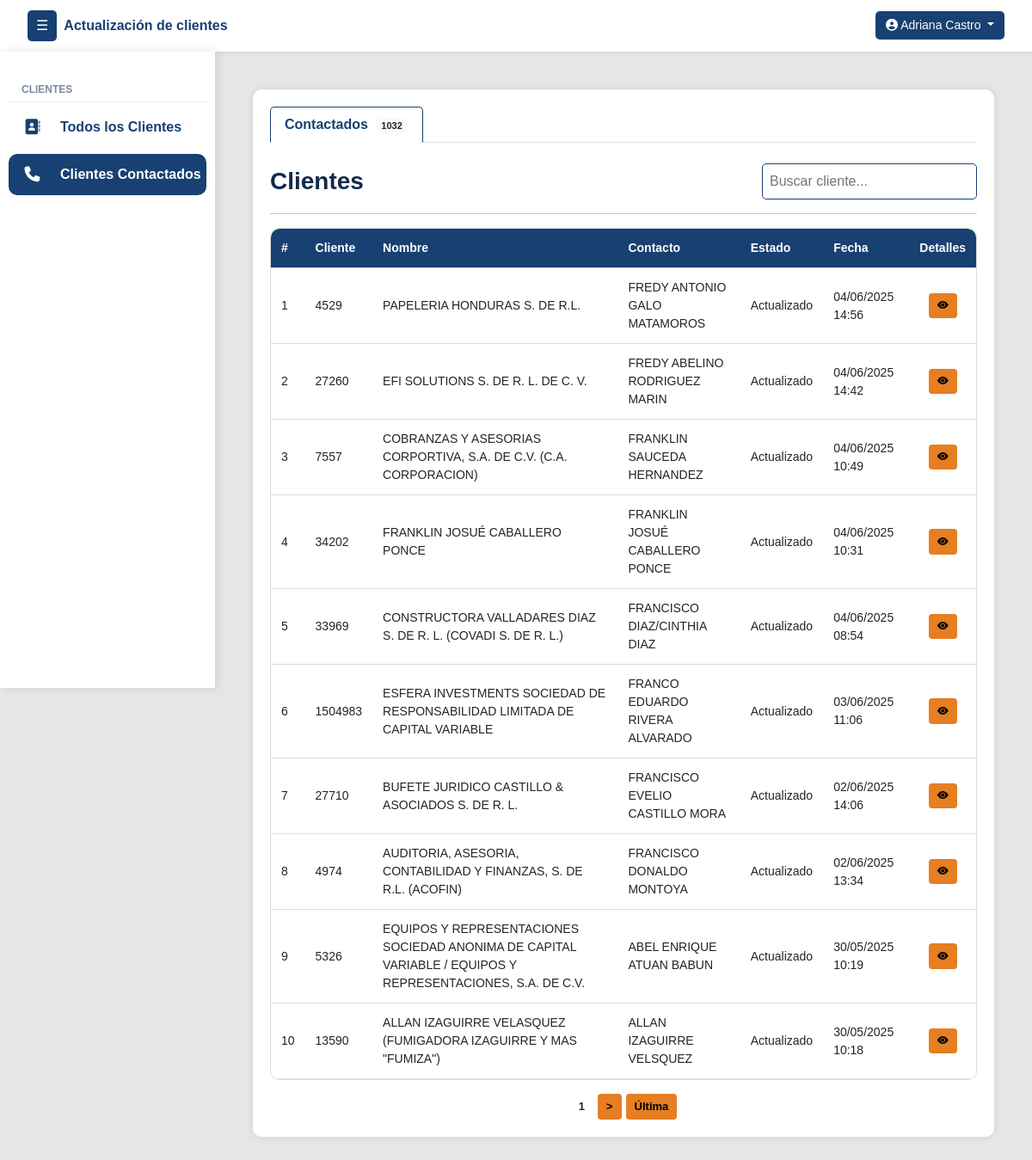
Screenshot of /clientes/contactados/ (signed in) with the database file from the repository.
### clientes/models.py (models this page shows, shortened)
class Cliente(models.Model):
    numero_cliente = models.CharField(max_length=50, unique=True)
    nombre_cliente = models.CharField(max_length=255)
    contacto_cliente = models.CharField(max_length=255)
    contacto_cargo = models.CharField(max_length=100, null=True, blank=True)
    telefono_cliente = models.CharField(max_length=50, null=True, blank=True)
    telefono_dos = models.CharField(max_length=50, null=True, blank=True)
    direccion = models.CharField(max_length=255, null=True, blank=True)
    correo = models.CharField(max_length=254, null=True, blank=True)
    estado_actual = models.ForeignKey(EstadoReporte, on_delete=models.SET_NULL, null=True, blank=True, default=1)
    asignado_inicial = models.ForeignKey(User, on_delete=models.SET_NULL, null=True, blank=True, related_name='clientes_asignados_inicialmente')
    asignado_usuario = models.ForeignKey(User, on_delete=models.SET_NULL, null=True, blank=True, related_name='clientes_asignados')
    veces_contactado = models.PositiveIntegerField(default=0)
    sin_contestar = models.PositiveIntegerField(default=0)
    formulario_sin_contestar = models.PositiveIntegerField(default=0)
    ultima_llamada_no_contesto = models.DateTimeField(null=True, blank=True)
    ultimo_envio_formulario = models.DateTimeField(null=True, blank=True)

class EstadoReporte(models.Model):
    nombre = models.CharField(max_length=100, unique=True)
    creado_por = models.ForeignKey(User, on_delete=models.SET_NULL, null=True, blank=True)
    creado_en = models.DateTimeField(auto_now_add=True)
    estado = models.CharField(max_length=50, choices=[('activo', 'Activo'), ('inactivo', 'Inactivo')])
    intentos = models.PositiveIntegerField(default=0)
    genera_movimiento = models.BooleanField(default=True)

class MovimientoEstado(models.Model):
    cliente = models.ForeignKey(Cliente, on_delete=models.CASCADE, related_name='movimientos')
    estado = models.ForeignKey(EstadoReporte, on_delete=models.SET_NULL, null=True)
    actualizado_por = models.ForeignKey(User, on_delete=models.SET_NULL, null=True)
    actualizado_por_admin = models.ForeignKey(User, on_delete=models.SET_NULL, null=True, blank=True, related_name='movimientos_admin')
    fecha_hora = models.DateTimeField(auto_now_add=True)

### clientes/views.py (the view)
# urls.py: path('clientes/contactados/', vistasClientes.clientes_reportados, name='clientes_reportados'),
@login_required
def clientes_reportados(request):
    user = request.user
    grupos = user.groups.values_list('name', flat=True)
    search_query = request.GET.get('q', '').strip()
    clientes_reportados_query = Cliente.objects.filter(
        Q(Exists(MovimientoEstado.objects.filter(cliente=OuterRef('pk')))) |
        Q(Exists(HistorialEstadoSinMovimiento.objects.filter(cliente=OuterRef('pk'))))
    ).prefetch_related(
        'movimientos__notas',
        'historial_sin_movimiento',
        'asignado_usuario',
        'asignado_inicial',
        'estado_actual'
    ).annotate(
        ultima_fecha=Max(
            Case(
                When(movimientos__fecha_hora__isnull=False, then='movimientos__fecha_hora'),
                default=Value(None),
                output_field=DateTimeField()
            )
        )
    )
    if "super_admin" in grupos or "admin_group" in grupos:
        clientes_filtrados = clientes_reportados_query
    elif "estandar_group" in grupos:
        clientes_filtrados = clientes_reportados_query.filter(
            asignado_inicial=user
        ).distinct()
    elif "colector_group" in grupos:
        clientes_filtrados = clientes_reportados_query.filter(
            Q(movimientos__actualizado_por=user) |
            Q(historial_sin_movimiento__actualizado_por=user)
        ).distinct()
    else:
        messages.error(request, "Acceso no permitido.")
        return redirect("inicio")
    if search_query:
        clientes_filtrados = clientes_filtrados.filter(
            Q(nombre_cliente__icontains=search_query) |
            Q(numero_cliente__icontains=search_query) |
            Q(contacto_cliente__icontains=search_query)
        )
    clientes_filtrados = clientes_filtrados.order_by('-ultima_fecha')
    clientes_paginados = paginar_queryset(request, clientes_filtrados, 'reportados')
    for cliente in clientes_paginados:
        movimientos_normales = [
            {"obj": m, "tipo": "con_movimiento"} for m in cliente.movimientos.all()
        ]
        movimientos_historial = [
            {"obj": h, "tipo": "sin_movimiento"}
            for h in cliente.historial_sin_movimiento.all()
            if not h.genera_movimiento
        ]
        todos_movimientos = sorted(
            movimientos_normales + movimientos_historial,
            key=lambda x: x["obj"].fecha_hora,
            reverse=True
        )
        movimientos_sin_admin = [
            m for m in todos_movimientos
            if getattr(m["obj"], "actualizado_por_admin", None) is None
        ]
        cliente.todos_los_movimientos = todos_movimientos
        cliente.movimientos_sin_admin = movimientos_sin_admin
        cliente.ultimo_movimiento = cliente.movimientos.order_by('-fecha_hora').first()
        cliente.reportado_por = (
            cliente.todos_los_movimientos[0]["obj"].actualizado_por
            if cliente.todos_los_movimientos else None
        )
    return render(request, 'clientes/clientes_reportados.html', {
        "clientes": clientes_paginados,
        "view_type": "reportados",
        "search_query": search_query,
        "count_reportados": clientes_filtrados.count(),
    })

### templates/clientes/clientes_reportados.html (shortened to what this page needs)
{% extends 'layout/layout.html' %}
{% block content %}
<div class="container">
    <ul class="nav nav-tabs" id="clienteTabs" role="tablist">
        <li class="nav-item" role="presentation">
            <a class="nav-link {% if view_type == 'reportados' %}active{% endif %}" id="reportados-tab" href="{% url 'clientes_reportados' %}" role="tab" aria-controls="reportados" aria-selected="true">
                Contactados <span class="badge rounded-pill bg-light text-dark ms-1" id="countreportados">{{ count_reportados }}</span>
            </a>
        </li>
    </ul>
    <div class="tab-content mt-4" id="clienteTabsContent">
        {% if view_type == 'reportados' %}
        <div class="tab-pane fade show active" id="reportados" role="tabpanel" aria-labelledby="reportados-tab">
            <div class="d-flex justify-content-between align-items-center mb-3">
                <h3 class="mb-0">Clientes</h3>
                <form method="get" class="d-flex" style="gap: 10px;">
                    <input type="text" name="q" id="searchInputReportados" class="search-box"
                           placeholder="Buscar cliente..."
                           value="{{ search_query|default:'' }}"
                           autocomplete="off">
                </form>
            </div>
            <hr>
            <div class="table-responsive">
                <table class="styled-table" id="tablaReportados">
                    <thead>
                        <tr>
                            <th>#</th>
                            <th>Cliente</th>
                            <th>Nombre</th>
                            <th>Contacto</th>
                            <th>Estado</th>
                            <th>Fecha</th>
                            <th>Detalles</th>
                        </tr>
                    </thead>
                    <tbody>
                        {% for cliente in clientes %}
                        <tr>
                            <td>{{ forloop.counter }}</td>
                            <td>{{ cliente.numero_cliente }}</td>
                            <td>{{ cliente.nombre_cliente }}</td>
                            <td>{{ cliente.contacto_cliente }}</td>
                            <td>{{ cliente.estado_actual.nombre }}</td>
                            <td>
                                {% if cliente.todos_los_movimientos %}
                                    {{ cliente.todos_los_movimientos.0.obj.fecha_hora|date:"d/m/Y H:i" }}
                                {% else %}
                                    -
                                {% endif %}
                            </td>
                            <td class="text-center">
                                <button class="btn btn-sm btn-reportar"
                                        data-bs-toggle="modal"
                                        data-bs-target="#modalDetalle{{ cliente.id }}">
                                    <i class="bi bi-eye-fill"></i>
                                </button>
                            </td>
                        </tr>
                        {% empty %}
                        <tr>
                            <td colspan="8" class="text-center">No hay clientes reportados.</td>
                        </tr>
                        {% endfor %}
                    </tbody>
                </table>
            </div>
            {% if clientes.has_other_pages %}
            <div class="pagination mt-3">
                <span class="btn btn-sm btn-reportar active">{{ clientes.number }}</span>
                {% if clientes.number < clientes.paginator.num_pages %}
                    <a href="?reportados={{ clientes.next_page_number }}{% if search_query %}&q={{ search_query }}{% endif %}" class="btn btn-sm btn-reportar">&gt;</a>
                    <a href="?reportados={{ clientes.paginator.num_pages }}{% if search_query %}&q={{ search_query }}{% endif %}" class="btn btn-sm btn-reportar">Última</a>
                {% endif %}
            </div>
            {% endif %}
        </div>
        {% endif %}
    </div>
</div>
{% endblock %}

### templates/layout/layout.html (shortened to what this page needs)
{% load static %}
{% load group_filters %}
<!DOCTYPE html>
<html lang="es">
<head>
    <link rel="stylesheet" href="https://cdn.jsdelivr.net/npm/bootstrap@5.3.0/dist/css/bootstrap.min.css">
    <link rel="stylesheet" href="{% static 'css/style.css' %}">
    <link rel="stylesheet" href="https://cdnjs.cloudflare.com/ajax/libs/font-awesome/6.4.2/css/all.min.css">
    <link href="https://cdn.jsdelivr.net/npm/select2@4.0.13/dist/css/select2.min.css" rel="stylesheet" />
    <link rel="stylesheet" href="https://cdn.jsdelivr.net/npm/bootstrap-icons@1.10.5/font/bootstrap-icons.css">
</head>
<body>
<nav class="navbar navbar-expand-lg navbar-light bg-white shadow-sm">
    <div class="container-fluid">
        <button id="sidebarCollapse" class="btn btn-primary me-2">☰</button>
        <a class="navbar-brand d-none d-md-block">Actualización de clientes</a>
        <div class="ms-auto">
            {% if user.is_authenticated %}
            <div class="dropdown">
                <button id="userDropdownBtn" class="btn btn-user dropdown-toggle user-font" type="button" data-bs-toggle="dropdown">
                  <i class="fas fa-user-circle"></i> {{ user.first_name }} {{ user.last_name }}
                </button>
              </div>
            {% else %}
                <a href="{% url 'login' %}" class="btn btn-outline-primary"><i class="fas fa-sign-in-alt"></i> Iniciar Sesión</a>
            {% endif %}
        </div>
    </div>
</nav>
<div class="d-flex">
    <nav id="sidebar">
      <ul class="list-unstyled components">
        {% if user|has_group:"estandar_group" or user|has_group:"colector_group" or user|has_group:"admin_group" %}
          <li class="sidebar-section-title">Clientes</li>
          {% if user|has_group:"estandar_group" %}
          <li class="list-link {% if active_page == 'clientes' %}active{% endif %}">
            <a href="{% url 'clientes' %}" class="sidebar-link">
              <i class="fas fa-address-book sidebar-icon"></i>
              <span class="sidebar-text">Todos los Clientes</span>
            </a>
          </li>
          {% endif %}
          {% if user|has_group:"admin_group" or user|has_group:"estandar_group" %}
          <li class="list-link {% if active_page == 'clientes_reportados' %}active{% endif %}">
            <a href="{% url 'clientes_reportados' %}" class="sidebar-link">
              <i class="fas fa-phone sidebar-icon"></i>
              <span class="sidebar-text">Clientes Contactados</span>
            </a>
          </li>
          {% endif %}
        {% endif %}
      </ul>
    </nav>
    <div id="main-container" class="container-fluid">
        <div id="content" class="w-100 p-4">
            {% block content %}{% endblock %}
        </div>
    </div>
</div>
</body>
</html>

### rows the page displays
Cliente: numero_cliente "4529", nombre_cliente "PAPELERIA HONDURAS S. DE R.L.", contacto_cliente "FREDY ANTONIO GALO MATAMOROS", estado_actual.nombre "Actualizado", todos_los_movimientos.0.obj.fecha_hora "04/06/2025 14:56"
Cliente: numero_cliente "27260", nombre_cliente "EFI SOLUTIONS S. DE R. L. DE C. V.", contacto_cliente "FREDY ABELINO RODRIGUEZ MARIN", estado_actual.nombre "Actualizado", todos_los_movimientos.0.obj.fecha_hora "04/06/2025 14:42"
Cliente: numero_cliente "7557", nombre_cliente "COBRANZAS Y ASESORIAS CORPORTIVA, S.A. DE C.V. (C.A. CORPORACION)", contacto_cliente "FRANKLIN SAUCEDA HERNANDEZ", estado_actual.nombre "Actualizado", todos_los_movimientos.0.obj.fecha_hora "04/06/2025 10:49"
Cliente: numero_cliente "34202", nombre_cliente "FRANKLIN JOSUÉ CABALLERO PONCE", contacto_cliente "FRANKLIN JOSUÉ CABALLERO PONCE", estado_actual.nombre "Actualizado", todos_los_movimientos.0.obj.fecha_hora "04/06/2025 10:31"
Cliente: numero_cliente "33969", nombre_cliente "CONSTRUCTORA VALLADARES DIAZ S. DE R. L. (COVADI S. DE R. L.)", contacto_cliente "FRANCISCO DIAZ/CINTHIA DIAZ", estado_actual.nombre "Actualizado", todos_los_movimientos.0.obj.fecha_hora "04/06/2025 08:54"
Cliente: numero_cliente "1504983", nombre_cliente "ESFERA INVESTMENTS SOCIEDAD DE RESPONSABILIDAD LIMITADA DE CAPITAL VARIABLE", contacto_cliente "FRANCO EDUARDO RIVERA ALVARADO", estado_actual.nombre "Actualizado", todos_los_movimientos.0.obj.fecha_hora "03/06/2025 11:06"
Cliente: numero_cliente "27710", nombre_cliente "BUFETE JURIDICO CASTILLO & ASOCIADOS S. DE R. L.", contacto_cliente "FRANCISCO EVELIO CASTILLO MORA", estado_actual.nombre "Actualizado", todos_los_movimientos.0.obj.fecha_hora "02/06/2025 14:06"
Cliente: numero_cliente "4974", nombre_cliente "AUDITORIA, ASESORIA, CONTABILIDAD Y FINANZAS, S. DE R.L. (ACOFIN)", contacto_cliente "FRANCISCO DONALDO MONTOYA", estado_actual.nombre "Actualizado", todos_los_movimientos.0.obj.fecha_hora "02/06/2025 13:34"
Cliente: numero_cliente "5326", nombre_cliente "EQUIPOS Y REPRESENTACIONES SOCIEDAD ANONIMA DE CAPITAL VARIABLE / EQUIPOS Y REPRESENTACIONES, S.A. DE C.V.", contacto_cliente "ABEL ENRIQUE ATUAN BABUN", estado_actual.nombre "Actualizado", todos_los_movimientos.0.obj.fecha_hora "30/05/2025 10:19"
Cliente: numero_cliente "13590", nombre_cliente "ALLAN IZAGUIRRE VELASQUEZ (FUMIGADORA IZAGUIRRE Y MAS \"FUMIZA\")", contacto_cliente "ALLAN IZAGUIRRE VELSQUEZ", estado_actual.nombre "Actualizado", todos_los_movimientos.0.obj.fecha_hora "30/05/2025 10:18"

### other values shown
{{ user.first_name }} "Adriana"
{{ user.last_name }} "Castro"
{{ count_reportados }} "1032"
{{ clientes.number }} "1"
